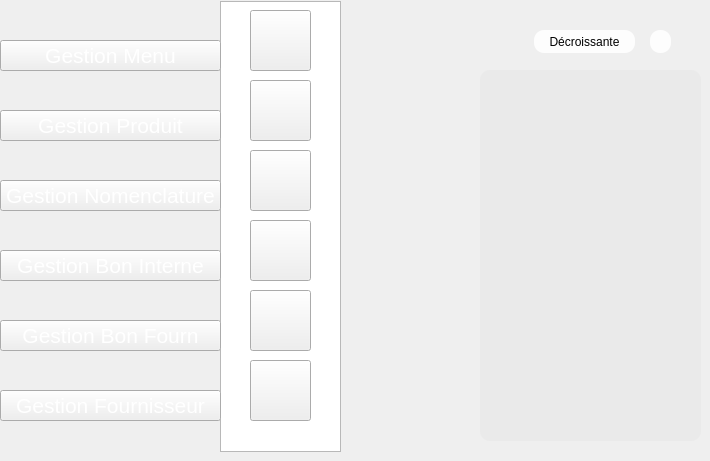
   <widget class="QWidget" name="page_5">
    <widget class="QPushButton" name="pushButton_27">
     <property name="geometry">
      <rect>
       <x>250</x>
       <y>10</y>
       <width>61</width>
       <height>61</height>
      </rect>
     </property>
     <property name="styleSheet">
      <string notr="true">image: url(:/new/prefix1/img/icon-ajout2.png);
background-image: url(:/new/prefix1/img/bg.png);</string>
     </property>
     <property name="text">
      <string/>
     </property>
    </widget>
    <widget class="QPushButton" name="pushButton_28">
     <property name="geometry">
      <rect>
       <x>250</x>
       <y>290</y>
       <width>61</width>
       <height>61</height>
      </rect>
     </property>
     <property name="styleSheet">
      <string notr="true">
image: url(:/new/prefix1/img/aa.png);</string>
     </property>
     <property name="text">
      <string/>
     </property>
    </widget>
    <widget class="QPushButton" name="pushButton_29">
     <property name="geometry">
      <rect>
       <x>250</x>
       <y>80</y>
       <width>61</width>
       <height>61</height>
      </rect>
     </property>
     <property name="styleSheet">
      <string notr="true">image: url(:/new/prefix1/img/icon-modif2 (1).png);</string>
     </property>
     <property name="text">
      <string/>
     </property>
    </widget>
    <widget class="QPushButton" name="pushButton_30">
     <property name="geometry">
      <rect>
       <x>250</x>
       <y>220</y>
       <width>61</width>
       <height>61</height>
      </rect>
     </property>
     <property name="styleSheet">
      <string notr="true">image: url(:/new/prefix1/img/icon-supp2 (1).png);</string>
     </property>
     <property name="text">
      <string/>
     </property>
    </widget>
    <widget class="QListView" name="listView_3">
     <property name="geometry">
      <rect>
       <x>220</x>
       <y>1</y>
       <width>121</width>
       <height>451</height>
      </rect>
     </property>
     <property name="styleSheet">
      <string notr="true">background-image: url(:/new/prefix1/img/selected.png);</string>
     </property>
    </widget>
    <widget class="QPushButton" name="pushButton_31">
     <property name="geometry">
      <rect>
       <x>250</x>
       <y>150</y>
       <width>61</width>
       <height>61</height>
      </rect>
     </property>
     <property name="styleSheet">
      <string notr="true">image: url(:/new/prefix1/img/icon-afficher2.png);</string>
     </property>
     <property name="text">
      <string/>
     </property>
    </widget>
    <widget class="QPushButton" name="pushButton_467">
     <property name="geometry">
      <rect>
       <x>0</x>
       <y>390</y>
       <width>221</width>
       <height>31</height>
      </rect>
     </property>
     <property name="font">
      <font>
       <pointsize>16</pointsize>
       <weight>50</weight>
       <bold>false</bold>
      </font>
     </property>
     <property name="styleSheet">
      <string notr="true">color: rgb(255, 255, 255);

</string>
     </property>
     <property name="text">
      <string>Gestion Fournisseur</string>
     </property>
    </widget>
    <widget class="QPushButton" name="pushButton_463">
     <property name="geometry">
      <rect>
       <x>0</x>
       <y>40</y>
       <width>221</width>
       <height>31</height>
      </rect>
     </property>
     <property name="font">
      <font>
       <pointsize>16</pointsize>
       <weight>50</weight>
       <bold>false</bold>
      </font>
     </property>
     <property name="styleSheet">
      <string notr="true">color: rgb(255, 255, 255);

</string>
     </property>
     <property name="text">
      <string>Gestion Menu</string>
     </property>
    </widget>
    <widget class="QPushButton" name="pushButton_464">
     <property name="geometry">
      <rect>
       <x>0</x>
       <y>110</y>
       <width>221</width>
       <height>31</height>
      </rect>
     </property>
     <property name="font">
      <font>
       <pointsize>16</pointsize>
       <weight>50</weight>
       <bold>false</bold>
      </font>
     </property>
     <property name="styleSheet">
      <string notr="true">color: rgb(255, 255, 255);

</string>
     </property>
     <property name="text">
      <string>Gestion Produit</string>
     </property>
    </widget>
    <widget class="QPushButton" name="pushButton_466">
     <property name="geometry">
      <rect>
       <x>0</x>
       <y>320</y>
       <width>221</width>
       <height>31</height>
      </rect>
     </property>
     <property name="font">
      <font>
       <pointsize>16</pointsize>
       <weight>50</weight>
       <bold>false</bold>
      </font>
     </property>
     <property name="styleSheet">
      <string notr="true">color: rgb(255, 255, 255);

</string>
     </property>
     <property name="text">
      <string>Gestion Bon Fourn</string>
     </property>
    </widget>
    <widget class="QPushButton" name="pushButton_465">
     <property name="geometry">
      <rect>
       <x>0</x>
       <y>180</y>
       <width>221</width>
       <height>31</height>
      </rect>
     </property>
     <property name="font">
      <font>
       <pointsize>16</pointsize>
       <weight>50</weight>
       <bold>false</bold>
      </font>
     </property>
     <property name="styleSheet">
      <string notr="true">color: rgb(255, 255, 255);

</string>
     </property>
     <property name="text">
      <string>Gestion Nomenclature</string>
     </property>
    </widget>
    <widget class="QPushButton" name="refprod_10">
     <property name="geometry">
      <rect>
       <x>650</x>
       <y>30</y>
       <width>21</width>
       <height>23</height>
      </rect>
     </property>
     <property name="styleSheet">
      <string notr="true">                                         border-radius: 10px;
background-color: rgb(253, 253, 253);
                                        
font: 9pt &quot;MS Reference Sans Serif&quot;;</string>
     </property>
     <property name="text">
      <string/>
     </property>
     <property name="icon">
      <iconset>
       <normaloff>../../1200px-Refresh_icon.svg.png</normaloff>../../1200px-Refresh_icon.svg.png</iconset>
     </property>
    </widget>
    <widget class="QPushButton" name="pushButton_19">
     <property name="geometry">
      <rect>
       <x>534</x>
       <y>30</y>
       <width>101</width>
       <height>23</height>
      </rect>
     </property>
     <property name="styleSheet">
      <string notr="true">                                         border-radius: 10px;
background-color: rgb(253, 253, 253);
                                        
font: 9pt &quot;MS Reference Sans Serif&quot;;</string>
     </property>
     <property name="text">
      <string>Décroissante</string>
     </property>
    </widget>
    <widget class="QTableView" name="tableView_7">
     <property name="geometry">
      <rect>
       <x>480</x>
       <y>70</y>
       <width>221</width>
       <height>371</height>
      </rect>
     </property>
     <property name="styleSheet">
      <string notr="true">                                     border-radius: 10px;
font: 9pt &quot;MS Reference Sans Serif&quot;;
background-color: rgb(234, 234, 234);</string>
     </property>
    </widget>
    <widget class="QPushButton" name="pushButton_506">
     <property name="geometry">
      <rect>
       <x>0</x>
       <y>250</y>
       <width>221</width>
       <height>31</height>
      </rect>
     </property>
     <property name="font">
      <font>
       <pointsize>16</pointsize>
       <weight>50</weight>
       <bold>false</bold>
      </font>
     </property>
     <property name="styleSheet">
      <string notr="true">color: rgb(255, 255, 255);

</string>
     </property>
     <property name="text">
      <string>Gestion Bon Interne</string>
     </property>
    </widget>
    <widget class="QPushButton" name="pushButton_280">
     <property name="geometry">
      <rect>
       <x>250</x>
       <y>360</y>
       <width>61</width>
       <height>61</height>
      </rect>
     </property>
     <property name="styleSheet">
      <string notr="true">image: url(:/new/prefix1/img/icon-supp2 (1).png);
image: url(:/new/prefix1/img/facture.png);</string>
     </property>
     <property name="text">
      <string/>
     </property>
    </widget>
    <zorder>listView_3</zorder>
    <zorder>pushButton_27</zorder>
    <zorder>pushButton_28</zorder>
    <zorder>pushButton_29</zorder>
    <zorder>pushButton_30</zorder>
    <zorder>pushButton_31</zorder>
    <zorder>pushButton_467</zorder>
    <zorder>pushButton_463</zorder>
    <zorder>pushButton_464</zorder>
    <zorder>pushButton_466</zorder>
    <zorder>pushButton_465</zorder>
    <zorder>refprod_10</zorder>
    <zorder>pushButton_19</zorder>
    <zorder>tableView_7</zorder>
    <zorder>pushButton_506</zorder>
    <zorder>pushButton_280</zorder>
   </widget>
